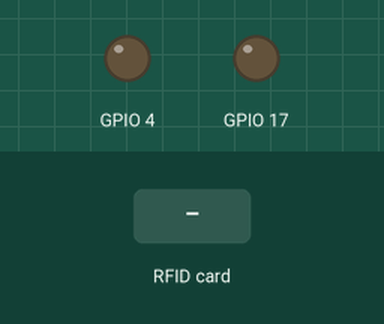
Recording of a program running on a simulated ESP32. On the bench: output pins drawn as LEDs (lit = HIGH). Inputs (shaded band) come from the test bench. WiFi joins after 1.5 s; servers stay silent unless stated; uploads are accepted with an empty reply; what the program prints to the serial monitor is not drawn.

Above: at 1.8 s.
At 3.4 s:
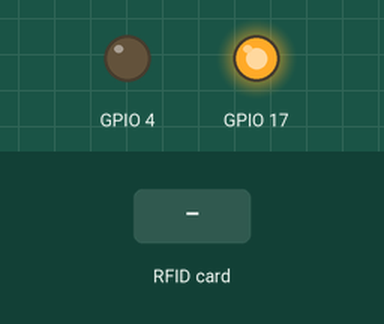
3.5 s: RFID card 2C 15 45 63 held to the reader
At 4.1 s:
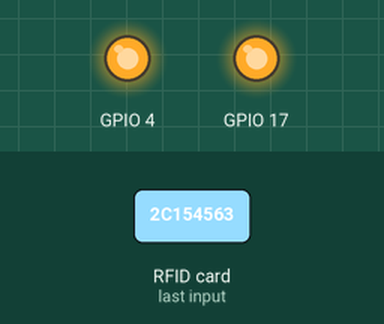
Timing chart, 0 to 6.5 s (numbered marks = the images above; inputs shaded):
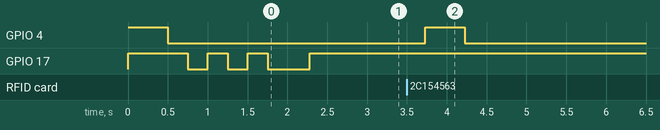

Measured:
- after the input at 3.5 s, GPIO 4: LOW → HIGH after 0.23 s, → LOW 0.50 s later

The program:

main.cpp
```cpp
#include <Arduino.h>
#include <MFRC522.h>
#include <WiFi.h>
#include <HTTPClient.h>
#include <SPI.h>
#include <Wire.h>
#include <SPIFFS.h>

const char* ssid     = "NCM";
const char* password = "NemaKabla14";
const char* serverName = "http://192.168.100.6/tmonitor/post-esp-data.php";
String apiKeyValue = "tPmAT5Ab3j7F9";
String deviceid = "1"; //ovde unesite id(indetifikacioni broj) uredjaja moraju biti samo brojevi
#define SS_PIN 5
#define RST_PIN 22
MFRC522 mfrc522(SS_PIN, RST_PIN);
int readsuccess;
byte readcard[4];
char str[32] = "";
String StrUID;
String osoba;


int postData(String postStr)
{
  WiFiClient client;
  HTTPClient http;

  http.begin(client, serverName);

  http.addHeader("Content-Type", "application/json");
  int httpResponseCode = http.POST(postStr);
Serial.println("HTTP POST: "+(String)postStr);
  Serial.print("HTTP POST DATA Response code: ");
  Serial.println(httpResponseCode);

  // Free resources
  http.end();
  return httpResponseCode;
}
void array_to_string(byte array[], unsigned int len, char buffer[]){
    for (unsigned int i = 0; i < len; i++)
    {
        byte nib1 = (array[i] >> 4) & 0x0F;
        byte nib2 = (array[i] >> 0) & 0x0F;
        buffer[i*2+0] = nib1  < 0xA ? '0' + nib1  : 'A' + nib1  - 0xA;
        buffer[i*2+1] = nib2  < 0xA ? '0' + nib2  : 'A' + nib2  - 0xA;
    }
    buffer[len*2] = '\0';
}

int getid(){
  if(!mfrc522.PICC_IsNewCardPresent()){
    return 0;
  }
  if(!mfrc522.PICC_ReadCardSerial()){
    return 0;
  }

  for(int i=0;i<4;i++){
    readcard[i]=mfrc522.uid.uidByte[i]; //storing the UID of the tag in readcard
    array_to_string(readcard, 4, str);
    StrUID = str;
  }
  mfrc522.PICC_HaltA();
  return 1;
}


void setup() {
  pinMode(4, OUTPUT);
  pinMode(17, OUTPUT);
  digitalWrite(4,HIGH);
  digitalWrite(17,HIGH);
  delay(500);
  digitalWrite(4,LOW);
  digitalWrite(17,LOW);
  Serial.begin(115200);
  WiFi.begin(ssid, password);
  Serial.println("Connecting");
  while(WiFi.status() != WL_CONNECTED) {
    digitalWrite(17,HIGH);
    delay(250);
    Serial.print(".");
    digitalWrite(17,LOW);
    delay(250);
  }
  SPI.begin();
  mfrc522.PCD_Init();
  Serial.println("");
  Serial.print("Connected to WiFi network with IP Address: ");
  Serial.println(WiFi.localIP());
String jsondata="{\"id\":\"1\",\"rfid\":\"5678\",\"osoba\":\"Dragon\"}";
int response=postData(jsondata);

}

void loop() {
  while(WiFi.status() != WL_CONNECTED) {
    ESP.restart();
    digitalWrite(17,HIGH);
    delay(250);
    Serial.print(".");
    digitalWrite(17,LOW);
    delay(250);
  }
  readsuccess = getid();
  if(WiFi.status()== WL_CONNECTED){
    digitalWrite(17,HIGH);
    if(readsuccess){
      String osobaCheck = StrUID;
      if(osobaCheck == "2C154563"){
        osoba = "1";
      }
      if(osobaCheck == "2C56636D"){
        osoba = "2";
      }
      if(osobaCheck == "2C20636D"){
        osoba = "3";
      }
      if(osobaCheck == "DCEC846D"){
        osoba = "4";
      }
      if(osobaCheck == "9C399C64"){
        osoba = "5";
      }

String jsondata="{\"id\":\"1\",\"rfid\":\"5678\",\"osoba\":\"Dragon\"}";
int response=postData(jsondata);
      if (response>0) {
        Serial.print("HTTP Response code: ");

        digitalWrite(4, HIGH);
        delay(500);
        digitalWrite(4, LOW);
      }
      else {
        Serial.print("Error code: ");
        Serial.println(response);
      }

  }
}
else{
    digitalWrite(17,LOW);
  }
}
```
